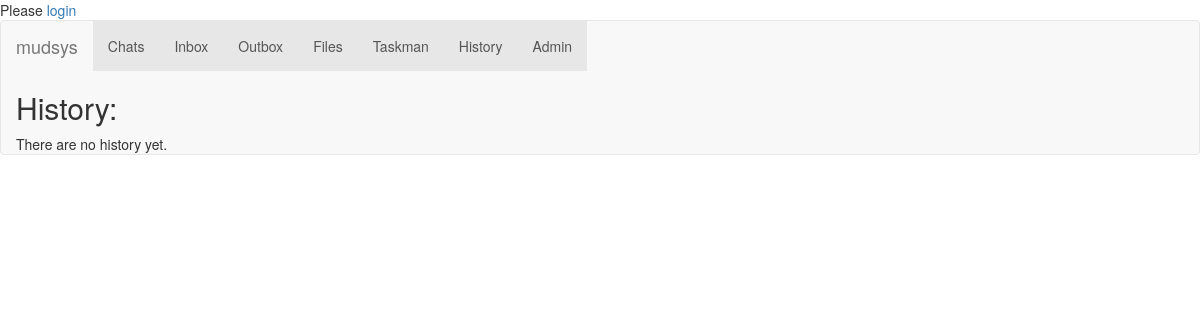
Page /history/ on the earlier database version.
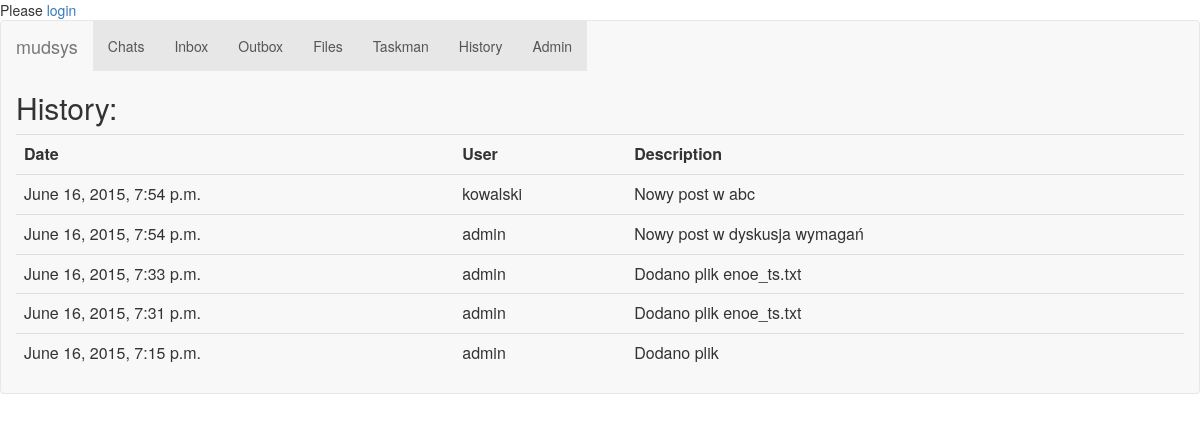
Same page on the later database version.
### history/models.py (models this page shows)
class Change(models.Model):
	datetime = models.DateTimeField('date change')
	user = models.ForeignKey(AUTH_USER_MODEL)
	description = models.CharField(max_length=200)

### history/views.py (the view)
def index(request):
	changes = Change.objects.order_by('-datetime')
	context = {
		'changes': changes,
	}
	return render(request,'history/index.html', context)

### history/templates/history/index.html
{% extends "base.html" %}
{% block content %}
<h2>History:</h2>
{% if changes %}
<table class="table">
	<tr>
		<th>Date</th>
		<th>User</th>
		<th>Description</th>
	</tr>
	{% for change in changes %}
	<tr>
		<td>{{ change.datetime }}</a></td>
		<td>{{ change.user.username }}</td>
		<td>{{ change.description }}</td>
	</tr>
	{% endfor %}
</table>
{% else %}
There are no history yet.
{% endif %}
{% endblock %}

### templates/base.html (shortened to what this page needs)
{% load bootstrap3 %}
{% bootstrap_css %}
<body>
    {% if user.is_authenticated %}
    You are logged as <b> {{ user.get_full_name }} </b>. You are in <b>{{user.groups.all.0}}</b> group. <a href="/accounts/logout">Logout</a>
    {% else %}
    Please <a href="/accounts/login">login</a>
    {% endif %}
    {% block bootstrap3_content %}
    <nav class="navbar navbar-default">
        <div class="container-fluid">
            <div class="navbar-header">
                <a class="navbar-brand" href="#">mudsys</a>
            </div>
            <div class="collapse navbar-collapse" id="bs-example-navbar-collapse-1">
                <ul class="nav navbar-nav">
                <li class="active"><a href="/chats/">Chats <span class="sr-only">(current)</span></a></li>
                <li class="active"><a href="/pm/inbox/">Inbox <span class="sr-only">(current)</span></a></li>
                <li class="active"><a href="/pm/outbox/">Outbox <span class="sr-only">(current)</span></a></li>
                <li class="active"><a href="/files/">Files <span class="sr-only">(current)</span></a></li>
                <li class="active"><a href="/tasks/">Taskman <span class="sr-only">(current)</span></a></li>
                <li class="active"><a href="/history/">History<span class="sr-only">(current)</span></a></li>
                <li class="active"><a href="/admin/">Admin <span class="sr-only">(current)</span></a></li>
            </div>
            {% block content %}(no content){% endblock %}
        </div>
    </nav>
    {% endblock %}
</body>
</html>

Differences in the rows shown:
added Change: datetime "June 16, 2015, 7:54 p.m.", user.username "kowalski", description "Nowy post w abc"
added Change: datetime "June 16, 2015, 7:54 p.m.", user.username "admin", description "Nowy post w dyskusja wymagań"
added Change: datetime "June 16, 2015, 7:33 p.m.", user.username "admin", description "Dodano plik enoe_ts.txt"
added Change: datetime "June 16, 2015, 7:31 p.m.", user.username "admin", description "Dodano plik enoe_ts.txt"
added Change: datetime "June 16, 2015, 7:15 p.m.", user.username "admin", description "Dodano plik"
Other differences:
text no longer shown: "There are no history yet."
text now shown: "Date User Description"
